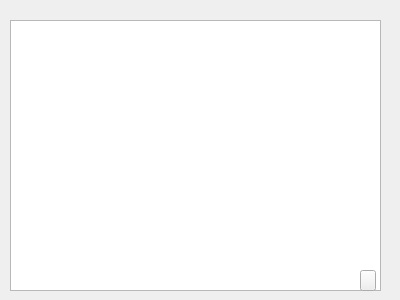
<?xml version="1.0" encoding="UTF-8"?>
<ui version="4.0">
 <class>Form</class>
 <widget class="QWidget" name="Form">
  <property name="geometry">
   <rect>
    <x>0</x>
    <y>0</y>
    <width>400</width>
    <height>300</height>
   </rect>
  </property>
  <property name="windowTitle">
   <string>Form</string>
  </property>
  <widget class="QTextEdit" name="showlist_2">
   <property name="geometry">
    <rect>
     <x>10</x>
     <y>20</y>
     <width>371</width>
     <height>271</height>
    </rect>
   </property>
  </widget>
  <widget class="QPushButton" name="close_2">
   <property name="geometry">
    <rect>
     <x>360</x>
     <y>270</y>
     <width>16</width>
     <height>21</height>
    </rect>
   </property>
   <property name="text">
    <string/>
   </property>
   <property name="icon">
    <iconset>
     <normaloff>pic/close.png</normaloff>pic/close.png</iconset>
   </property>
  </widget>
 </widget>
 <resources/>
 <connections/>
</ui>
